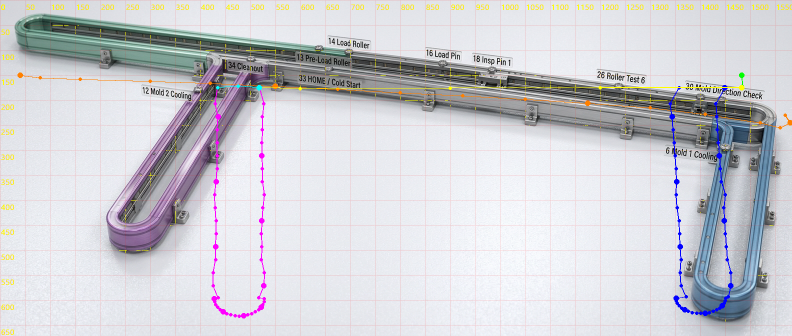
#> input picture magne_temp/waypoints_on_red_mask.png, 1584 x 672 px, found by its file name (shown at 1/2 size)
$ python crop_regions.py
#> lines starting #> are read from the running program, lines starting #| are printed output that depends on the picture
"""Crop key regions to inspect red line detection."""
from PIL import Image

img = Image.open(r'C:\Users\thadd\.openclaw\workspace\magne_temp\waypoints_on_red_mask.png')
#> img is the input picture: PIL image 1584x672 RGB; mean R, G, B 205.8, 205.7, 210.9
# Crop top main rail region
img.crop((0, 0, 1584, 200)).save(r'C:\Users\thadd\.openclaw\workspace\magne_temp\crop_top_rail.png')
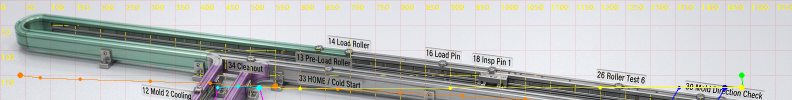
#> saved as crop_top_rail.png: PIL image 1584x200 RGB (shown at 1/2 size); mean R, G, B 188.2, 190.2, 188
# Crop right spur region
img.crop((1200, 200, 1584, 650)).save(r'C:\Users\thadd\.openclaw\workspace\magne_temp\crop_right_spur.png')
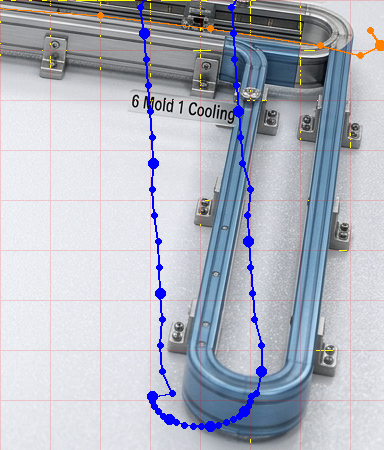
#> saved as crop_right_spur.png: PIL image 384x450 RGB; mean R, G, B 177.1, 181.5, 193.3
# Crop left spur region
img.crop((0, 200, 600, 650)).save(r'C:\Users\thadd\.openclaw\workspace\magne_temp\crop_left_spur.png')
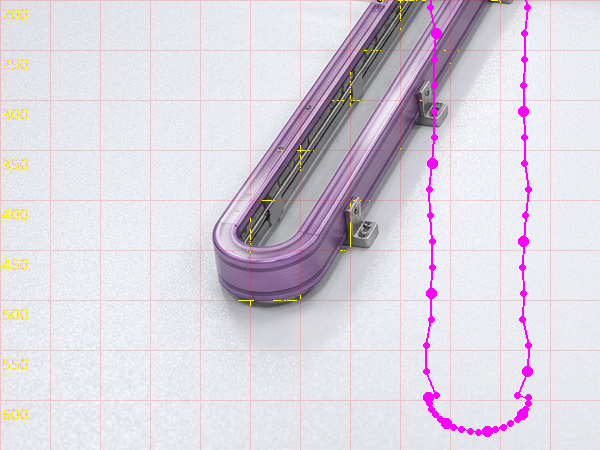
#> saved as crop_left_spur.png: PIL image 600x450 RGB; mean R, G, B 218, 212.4, 222.4
print('Crops saved')
